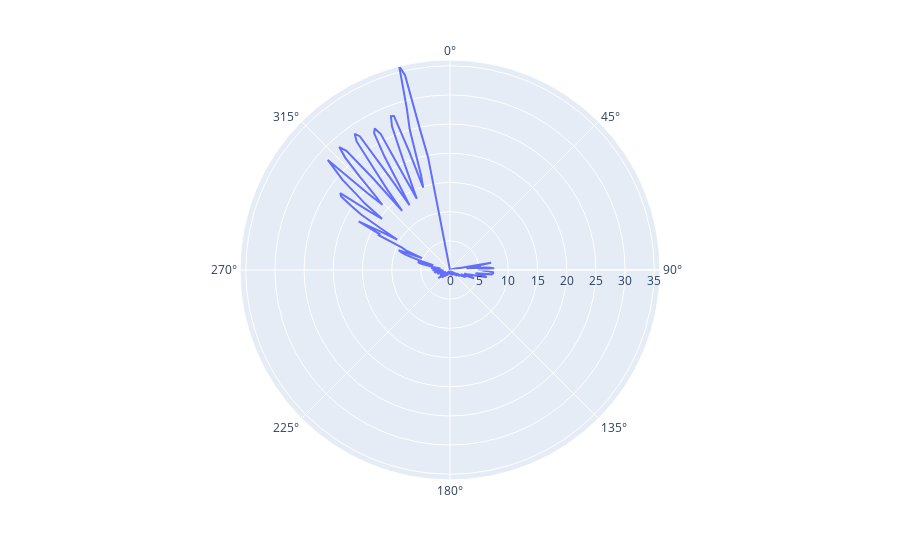

Notebook cell for this chart:
### Code cell
country = gr.get_group("Germany")
fig = px.line_polar(country, r = "death_rate_per_100k", theta= "deltaTime_since_start_of_recording", line_close = True)
fig.show()

### Figure 1 — Plotly figure (JSON) as saved in the notebook; plotly's stock layout.template omitted (floating-point values rounded to 4 significant figures; data arrays with more than 128 entries replaced by an {"elided": "..."} marker saying what was removed)
{"data": [{"hovertemplate": "death_rate_per_100k=%{r}<br>deltaTime_since_start_of_recording=%{theta}<extra></extra>", "legendgroup": "", "line": {"color": "#636efa", "dash": "solid"}, "marker": {"symbol": "circle"}, "mode": "lines", "name": "", "r": {"elided": "338 float values"}, "showlegend": false, "subplot": "polar", "theta": {"elided": "338 int values"}, "type": "scatterpolar"}], "layout": {"legend": {"tracegroupgap": 0}, "margin": {"t": 60}, "polar": {"angularaxis": {"direction": "clockwise", "rotation": 90}, "domain": {"x": [0, 1], "y": [0, 1]}}}}
